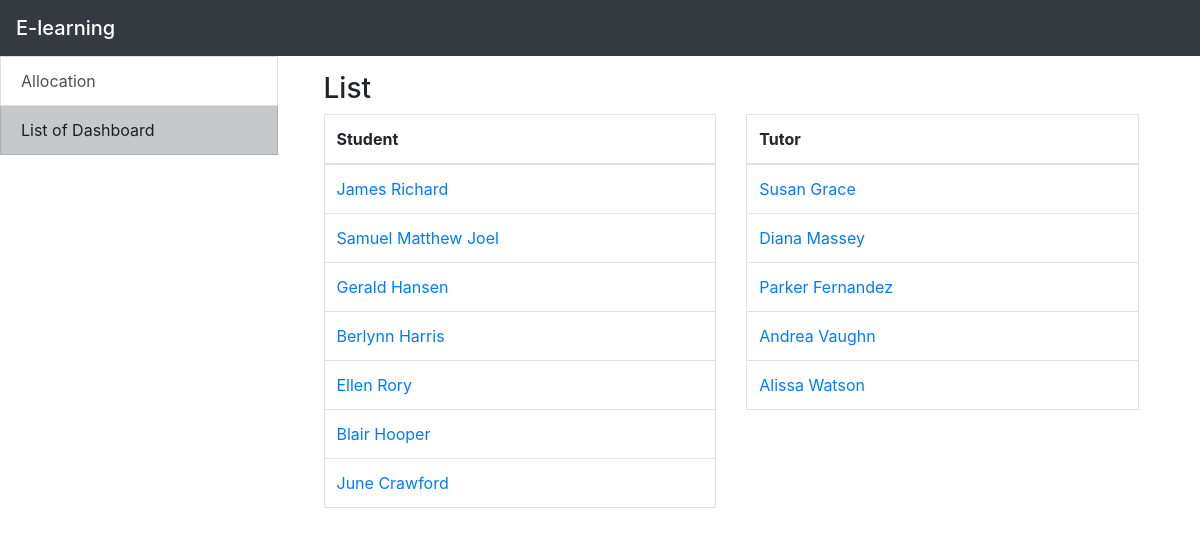
The app's page /Admin_list.php with its own data.
### tables this page shows
CREATE TABLE `student` (
  `studId` int(11) NOT NULL,
  `username` varchar(50) NOT NULL,
  `password` varchar(50) NOT NULL,
  `firstName` varchar(50) NOT NULL,
  `lastName` varchar(50) NOT NULL,
  `email` varchar(50) NOT NULL,
  `Tutor` int(11) NOT NULL
);

CREATE TABLE `tutor` (
  `tutorId` int(11) NOT NULL,
  `username` varchar(50) NOT NULL,
  `password` varchar(50) NOT NULL,
  `firstName` varchar(50) NOT NULL,
  `lastName` varchar(50) NOT NULL,
  `email` varchar(50) NOT NULL
);

### include/function.php (called while the page is built, shortened)
<?php
include_once 'database.php';
function query($sql) {
  global $connection;
  return mysqli_query($connection, $sql);
}
function fetch_array($result){
  return mysqli_fetch_array($result);
}
 ?>

### Admin_list.php (the view, shortened to what this page needs)
<?php
include './include/header.php';
?>
<div class="container-fluid row">
  <div class="list-group col-3">
    <?php include './include/sidebar.php'; ?>
  </div>
  <div class="col-9">
    <div class="container p-3">
      <h3>List</h3>
<div class="row">
  <div class="col-md-6">
<table class="table table-bordered">
  <thead>
    <tr>
      <th scope="col">Student</th>
    </tr>
  </thead>
  <tbody>
<?php
$query = query("SELECT * FROM student ORDER BY studId DESC");
 while ($row = fetch_array($query)) {
    $studId = $row['studId'];
    $firstName = $row['firstName'];
    $lastName = $row['lastName'];
echo "<tr>";
echo "<td><a href='student_dashboard.php?id=$studId'>$firstName "." $lastName</td>";
echo "</tr>";
}
       ?>
  </tbody>
</table>
</div>
  <div class="col-md-6">
<table class="table table-bordered">
  <thead>
    <tr>
      <th scope="col">Tutor</th>
    </tr>
  </thead>
  <tbody>
<?php
$query = query("SELECT * FROM tutor ORDER BY tutorId DESC");
 while ($row = fetch_array($query)) {
    $tutorId = $row['tutorId'];
    $firstName = $row['firstName'];
    $lastName = $row['lastName'];
echo "<tr>";
echo "<td><a href='lecture_dashboard.php?id=$tutorId'>$firstName "." $lastName</td>";
echo "</tr>";
}
       ?>
  </tbody>
</table>
</div>
</div>
    </div>
  </div>
</div>
<?php
include './include/footer.php';
?>

### records on screen
student: firstName "James", lastName "Richard"
student: firstName "Samuel Matthew", lastName "Joel"
student: firstName "Gerald", lastName "Hansen"
student: firstName "Berlynn", lastName "Harris"
student: firstName "Ellen", lastName "Rory"
student: firstName "Blair", lastName "Hooper"
student: firstName "June", lastName "Crawford"
tutor: firstName "Susan", lastName "Grace"
tutor: firstName "Diana", lastName "Massey"
tutor: firstName "Parker", lastName "Fernandez"
tutor: firstName "Andrea", lastName "Vaughn"
tutor: firstName "Alissa", lastName "Watson"

### other values on screen
$value "Allocation"
$value "List of Dashboard"
